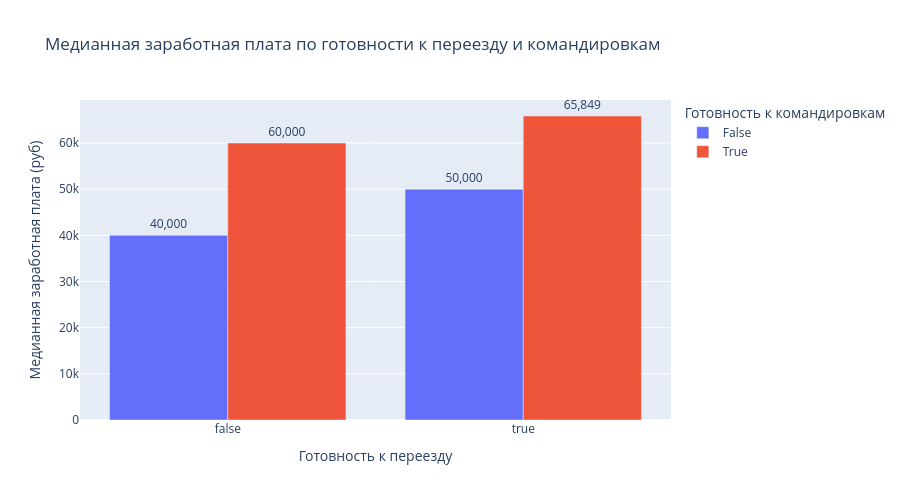

Here is the notebook cell this chart was saved with:
### Markdown cell above
6. Постройте **многоуровневую столбчатую диаграмму**, которая показывает зависимость медианной заработной платы (**"ЗП (руб)"**) от признаков **"Готовность к переезду"** и **"Готовность к командировкам"**. Проанализируйте график, сравнив уровень заработной платы в категориях.

### Code cell
salary_by_mobility = data.groupby(['Готовность к переезду', 'Готовность к командировкам'])['ЗП (руб)'].median().reset_index()

print("Медианные зарплаты по готовности к переезду и командировкам:")
print(salary_by_mobility)

fig = px.bar(
    salary_by_mobility,
    x='Готовность к переезду',
    y='ЗП (руб)',
    color='Готовность к командировкам',
    barmode='group',
    title='Медианная заработная плата по готовности к переезду и командировкам',
    labels={'Готовность к переезду': 'Готовность к переезду', 'ЗП (руб)': 'Медианная ЗП (руб)'},
    text='ЗП (руб)'
)

fig.update_traces(texttemplate='%{text:,.0f}', textposition='outside')
fig.update_layout(
    xaxis_title='Готовность к переезду',
    yaxis_title='Медианная заработная плата (руб)',
    height=500
)

fig.show()

both_ready_salary = salary_by_mobility[
    (salary_by_mobility['Готовность к переезду'] == True) & 
    (salary_by_mobility['Готовность к командировкам'] == True)
]['ЗП (руб)'].values[0]

print(f"\nМедианная зарплата соискателей, готовых и к переезду, и к командировкам:")
print(f"{both_ready_salary:,.0f} руб")
print(f"В тысячах рублей: {both_ready_salary/1000:.0f} тыс. руб")

### Figure 1 — Plotly figure (JSON) as saved in the notebook; plotly's stock layout.template omitted (floating-point values rounded to 4 significant figures)
{"data": [{"alignmentgroup": "True", "hovertemplate": "Готовность к командировкам=False<br>Готовность к переезду=%{x}<br>Медианная ЗП (руб)=%{text}<extra></extra>", "legendgroup": "False", "marker": {"color": "#636efa", "pattern": {"shape": ""}}, "name": "False", "offsetgroup": "False", "orientation": "v", "showlegend": true, "text": [40000.0, 50000.0], "textposition": "outside", "texttemplate": "%{text:,.0f}", "type": "bar", "x": [false, true], "xaxis": "x", "y": [40000.0, 50000.0], "yaxis": "y"}, {"alignmentgroup": "True", "hovertemplate": "Готовность к командировкам=True<br>Готовность к переезду=%{x}<br>Медианная ЗП (руб)=%{text}<extra></extra>", "legendgroup": "True", "marker": {"color": "#EF553B", "pattern": {"shape": ""}}, "name": "True", "offsetgroup": "True", "orientation": "v", "showlegend": true, "text": [60000.0, 65850.0], "textposition": "outside", "texttemplate": "%{text:,.0f}", "type": "bar", "x": [false, true], "xaxis": "x", "y": [60000.0, 65850.0], "yaxis": "y"}], "layout": {"barmode": "group", "height": 500, "legend": {"title": {"text": "Готовность к командировкам"}, "tracegroupgap": 0}, "title": {"text": "Медианная заработная плата по готовности к переезду и командировкам"}, "xaxis": {"anchor": "y", "domain": [0, 1], "title": {"text": "Готовность к переезду"}}, "yaxis": {"anchor": "x", "domain": [0, 1], "title": {"text": "Медианная заработная плата (руб)"}}}}
